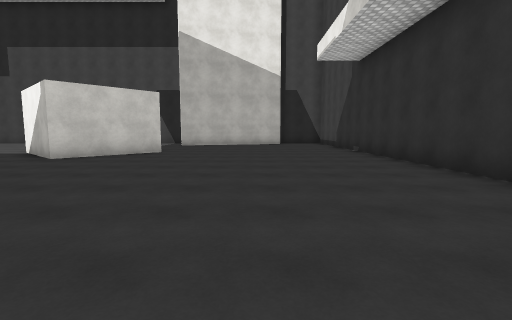
view 1 (above)

23 first-person views from a walk through a scene from a Unity 3-D project. The camera is 1.4 m above the floor, tilts 6° down and sees 85° across. The floor is counted in squares, 2 m on a side. Each view is taken from the middle of a square. On the plan, view 1 faces up. The plan holds only what a view shows up to about 9 squares ahead; the rest is blank. The place goes on beyond the plan. The player character is not drawn. Surface patterns are stand-ins for the level's own textures.

view 2
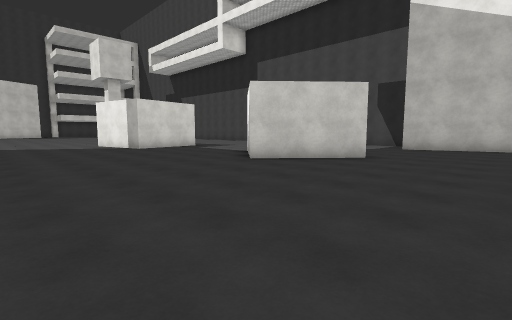

view 3
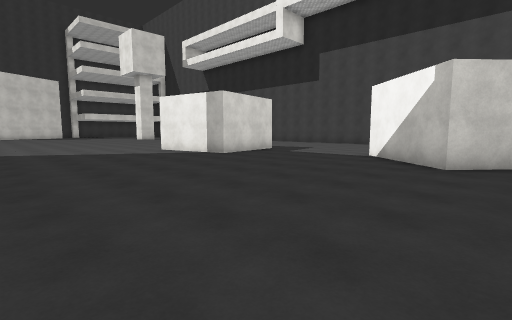

view 4
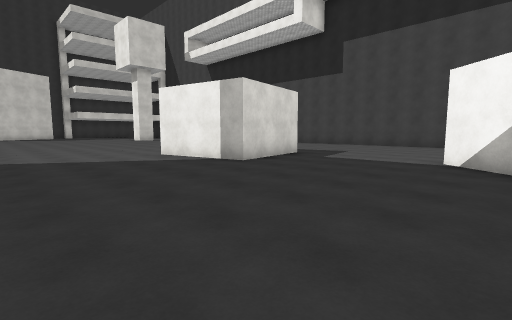

view 5
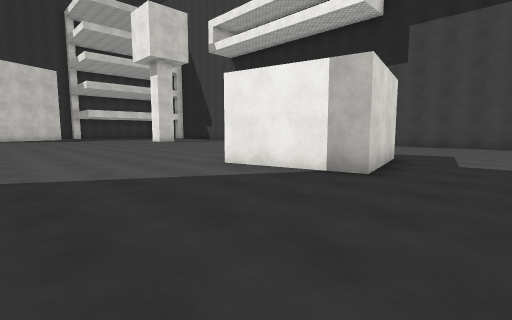

view 6
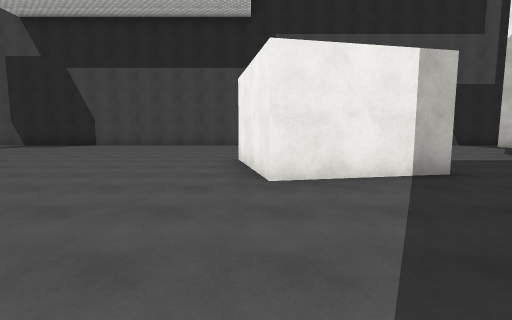

view 7
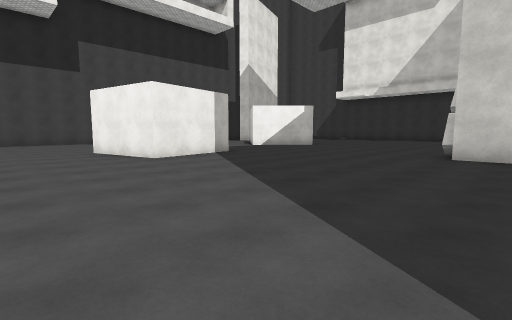

view 8
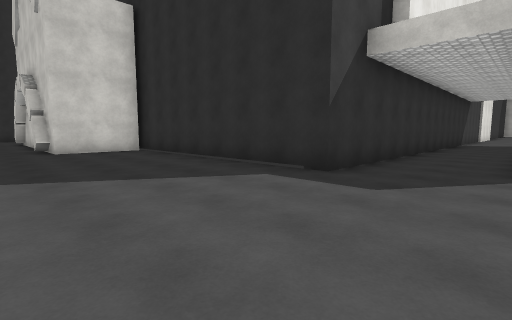

view 9
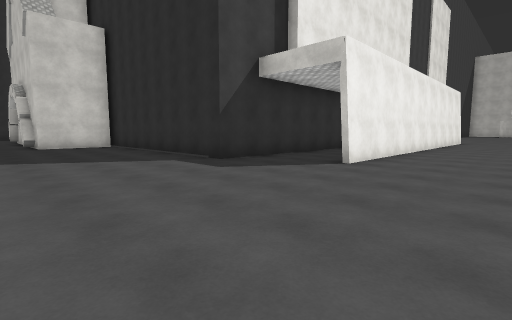

view 10
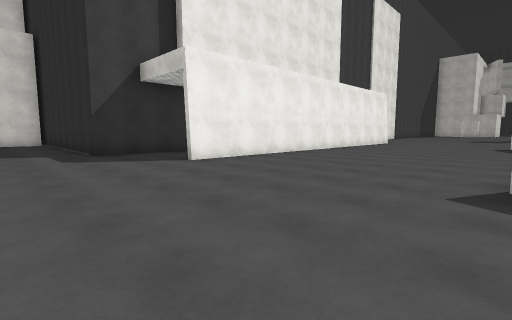

view 11
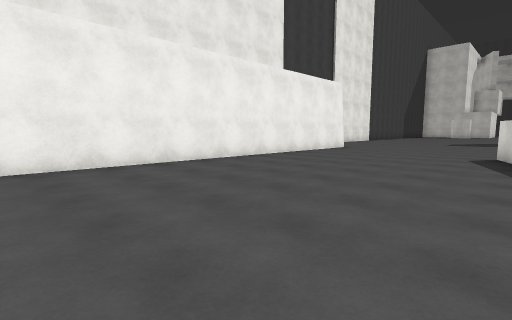

view 12
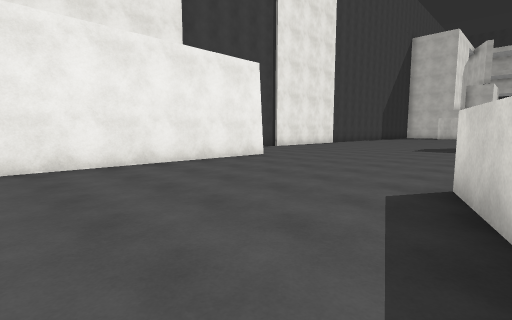

view 13
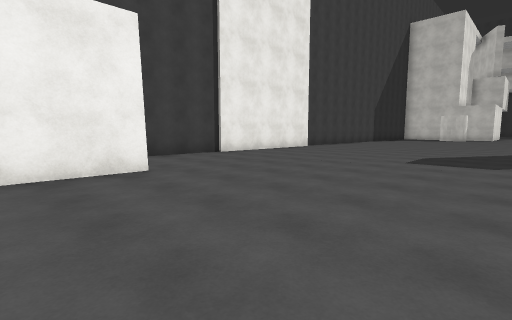

view 14
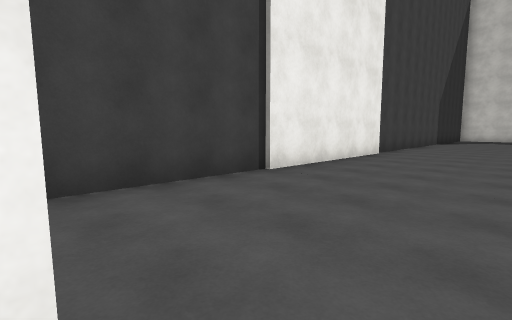

view 15
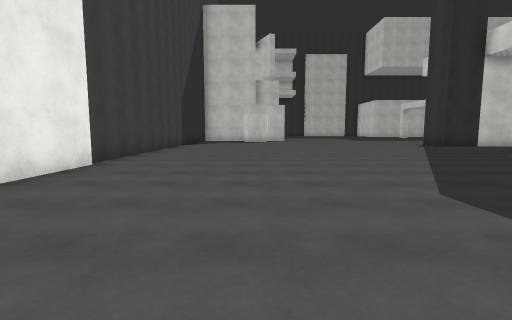

view 16
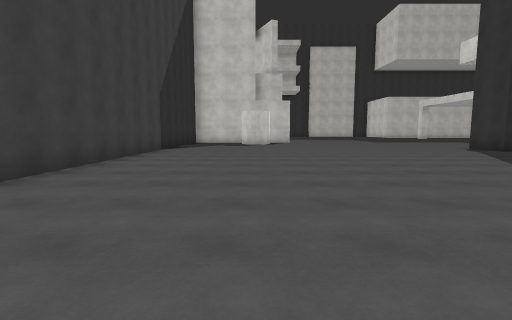

view 17
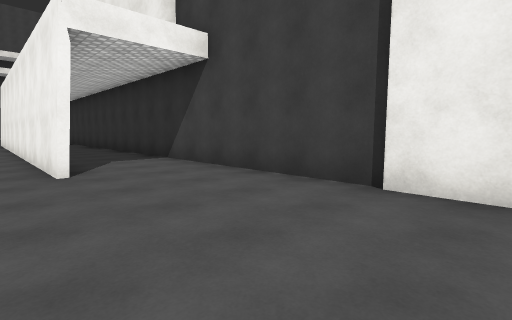

view 18
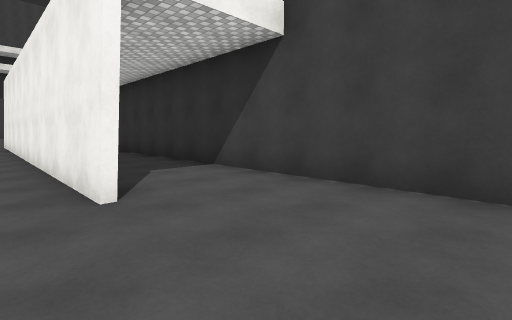

view 19
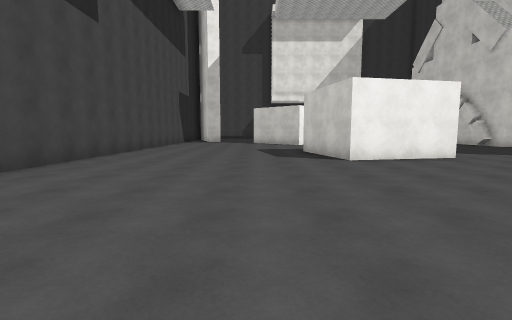

view 20
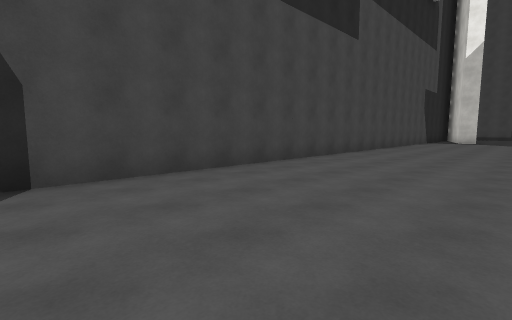

view 21
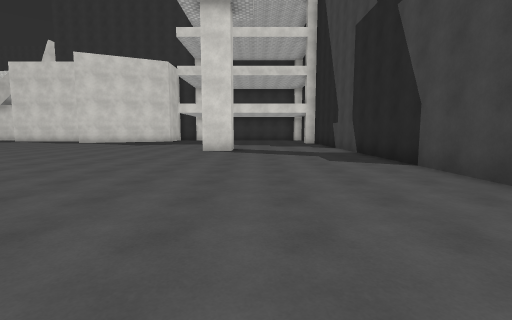

view 22
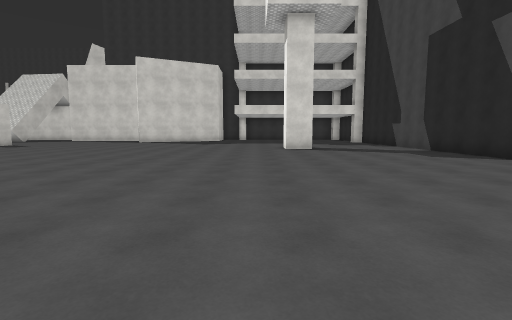

view 23
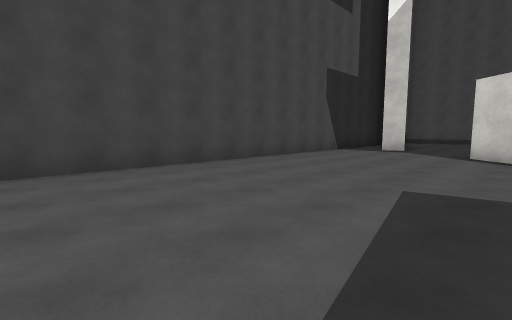

### Floor plan
Points are (right, up) in squares from view 1. A wall is a line through its corners. A room is listed if a view was taken in it or the views show most of it. See-through windows are left out.
Room 1 (views 1, 2, 3, 4, 5, 6, 7, 8, 9, 10, 11, 12, 13, 14, 15, 16, 17, 18, 19, 20, 21, 22, 23)
walls: (-9, -0.9) (-9, 0.4) (-8.5, 0.4); (-11.5, 9.5) (-10.9, 6.5) (-13.8, 5.8) (-14.4, 8.8) (-11.9, 9.3); (-24.9, -12.3) (-24.3, -14); (-19.2, -16.1) (-19.2, -3.5); (-6, 10.3) (-5.3, 11.2); (-3.1, 9.2) (-5.1, 6.9) (-7.3, 8.9); (-6.4, 15.2) (-25.1, 15.2); (3.5, 3.8) (3.5, 9.1); (-16.5, -31.1) (-16.5, -2.3) (-10.4, -2.3)
objects: other object (-8, 0)

Where each view was taken, in squares from view 1:
view 1: 0 up, 0 right, facing up
view 2: 2 up, 0 right, facing up-left
view 3: 1 up, 4 left, facing up-left
view 4: 2 up, 6 left, facing up-left
view 5: 2 up, 9 left, facing up-left
view 6: 2 up, 14 left, facing up
view 7: 1 down, 17 left, facing up-right
view 8: 2 up, 19 left, facing down-right
view 9: 2 up, 22 left, facing down-right
view 10: 0 up, 25 left, facing down-right
view 11: 5 down, 25 left, facing down-right
view 12: 10 down, 25 left, facing down-right
view 13: 14 down, 24 left, facing down-right
view 14: 16 down, 20 left, facing down-right
view 15: 19 down, 20 left, facing down
view 16: 22 down, 20 left, facing down
view 17: 21 down, 20 left, facing up-right
view 18: 19 down, 20 left, facing up-right
view 19: 11 up, 21 left, facing right
view 20: 11 up, 22 left, facing up-right
view 21: 12 up, 16 left, facing left
view 22: 9 up, 15 left, facing left
view 23: 10 up, 14 left, facing up-right
